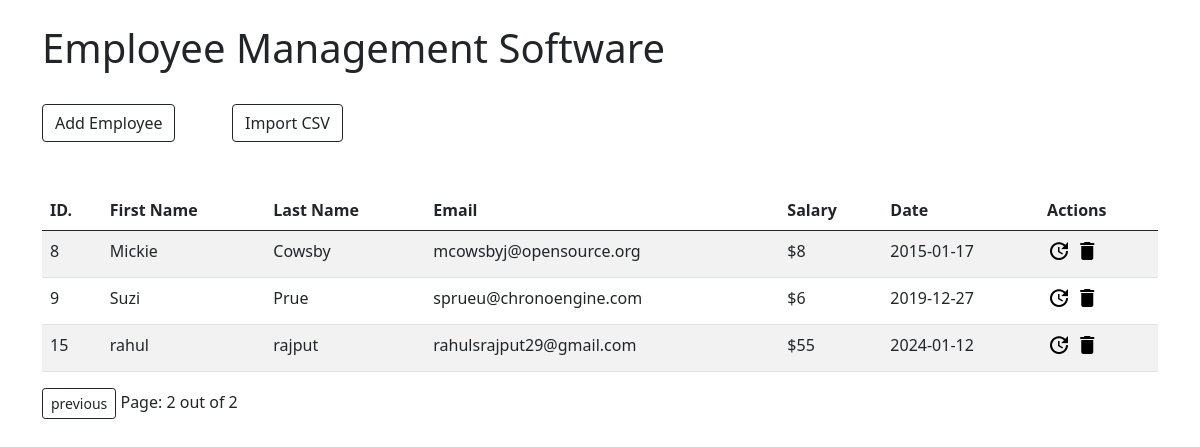
/?page=6, run on an earlier commit of the app's database.
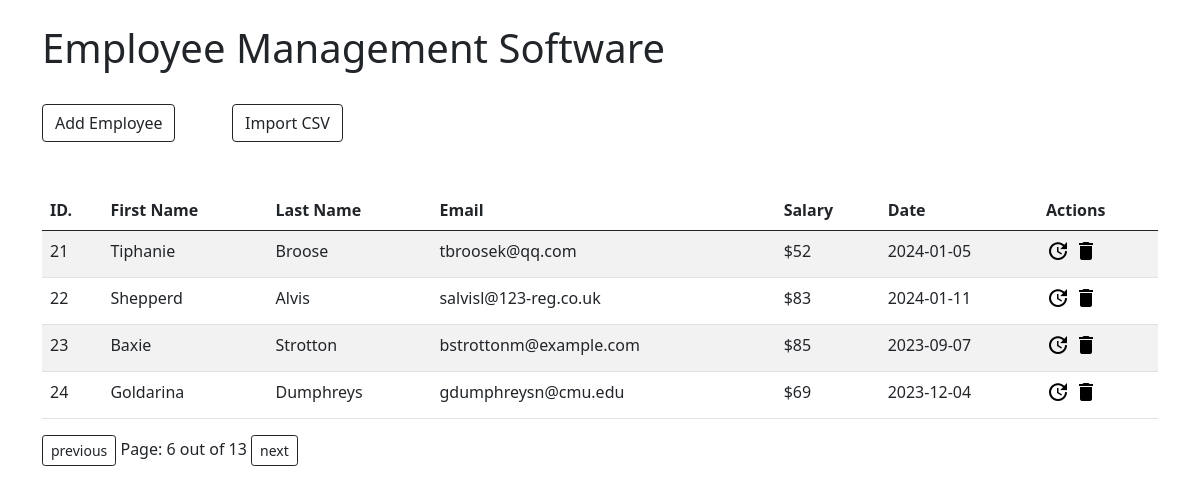
And on a later commit of the database.
### app/models.py (models this page shows)
class Employee(models.Model):
    first_name = models.CharField(max_length=100)
    last_name = models.CharField(max_length=100)
    email = models.EmailField()
    salary = models.IntegerField()
    joining_date = models.DateField()

### app/views.py (the view)
# urls.py: 2. Add a URL to urlpatterns:  path('', views.home, name='home')
def home(request):
    emps = Employee.objects.all().order_by('id')
    paginator = Paginator(emps, 4)
    print(paginator)
    page_number = request.GET.get('page')
    print(page_number)
    page_obj = paginator.get_page(page_number)
    print(page_obj)
    total_page = paginator.num_pages
    print(total_page)
    return render(request,'home.html', context={'page_obj':page_obj,'total_page':total_page})

### templates/home.html (shortened to what this page needs)
{% extends 'index.html' %}
{% block content %}
<div class="row">
    <div class="col-lg-8">
        <h1>Employee Management Software</h1>
    </div>
</div>
<div class="row">
    <div class="col-lg-2 mt-4">
        <a href="{% url 'create' %}" class="btn btn-outline-dark">Add Employee</a>
    </div>
    <div class="col-lg-2 mt-4">
        <a href="{% url 'csv' %}" class="btn btn-outline-dark">Import CSV</a>
    </div>
</div>
<div class="row">
</div>
<div class="row">
    <div class="col-12 mt-4 table-responsive">
        <table class="table table-striped">
            <thead>
                <tr>
                    <th scope="col">ID.</th>
                    <th scope="col">First Name</th>
                    <th scope="col">Last Name</th>
                    <th scope="col">Email</th>
                    <th scope="col">Salary</th>
                    <th scope="col">Date</th>
                    <th scope="col">Actions</th>
                </tr>
            </thead>
            <tbody>
                {% for i in page_obj %}
                <tr>
                    <td>{{i.id}}</td>
                    <td>{{i.first_name}}</td>
                    <td>{{i.last_name}}</td>
                    <td>{{i.email}}</td>
                    <td>${{i.salary}}</td>
                    <td>{{i.joining_date | date:'Y-m-d'}}</td>
                    <td>
                        <a href="{% url 'update' i.id %}" style="color: black;"><i class="material-icons">&#xe923;</i></a>
                        <a href="{% url 'delete' i.id %}" style="color: black;"><i class="material-icons">&#xe872;</i></a>
                    </td>
                </tr>
                {% endfor %}
            </tbody>
        </table>
        {% if page_obj.has_previous %}
                <a href="?page={{page_obj.previous_page_number}}" class="btn btn-outline-dark btn-sm">previous</a>
        {% endif %}
        <span>Page: {{page_obj.number}} out of {{total_page}}</span>
        {% if page_obj.has_next %}
                <a href="?page={{page_obj.next_page_number}}" class="btn btn-outline-dark btn-sm">next</a>
        {% endif %}
    </div>
</div>
{% endblock %}

What changed in the data, as far as the page shows it:
no longer on this page (row edited): Employee: id "8", first_name "Mickie", last_name "Cowsby", email "mcowsbyj@opensource.org", salary "8", joining_date "2015-01-17"
no longer on this page (row edited): Employee: id "9", first_name "Suzi", last_name "Prue", email "sprueu@chronoengine.com", salary "6", joining_date "2019-12-27"
no longer on this page (row edited): Employee: id "15", first_name "rahul", last_name "rajput", email "rahulsrajput29@gmail.com", salary "55", joining_date "2024-01-12"
added Employee: id "21", first_name "Tiphanie", last_name "Broose", email "tbroosek@qq.com", salary "52", joining_date "2024-01-05"
added Employee: id "22", first_name "Shepperd", last_name "Alvis", email "salvisl@123-reg.co.uk", salary "83", joining_date "2024-01-11"
added Employee: id "23", first_name "Baxie", last_name "Strotton", email "bstrottonm@example.com", salary "85", joining_date "2023-09-07"
added Employee: id "24", first_name "Goldarina", last_name "Dumphreys", email "gdumphreysn@cmu.edu", salary "69", joining_date "2023-12-04"
Also different on the page:
{{ page_obj.number }}: "2" → "6"
{{ total_page }}: "2" → "13"
text now shown: "next"
